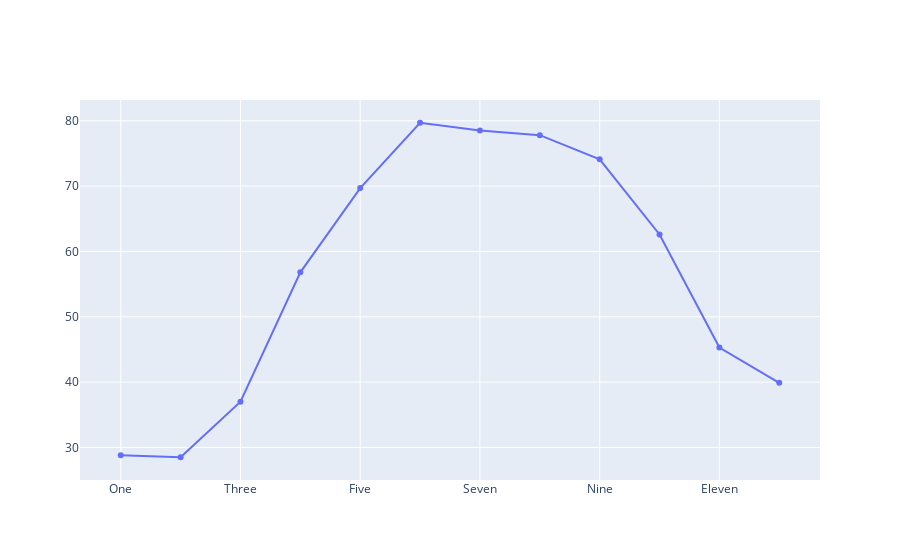

Write notebook code for a chart like this one.
### Code cell
fig.update_layout(
    xaxis = dict(
        tickmode = 'array',
        tickvals = [1, 3, 5, 7, 9, 11],
        ticktext = ['One', 'Three', 'Five', 'Seven', 'Nine', 'Eleven']
    )
)

fig.show()

### Figure 1 — Plotly figure (JSON) as saved in the notebook; plotly's stock layout.template omitted (floating-point values rounded to 4 significant figures)
{"data": [{"type": "scatter", "x": [1, 2, 3, 4, 5, 6, 7, 8, 9, 10, 11, 12], "y": [28.8, 28.5, 37, 56.8, 69.7, 79.7, 78.5, 77.8, 74.1, 62.6, 45.3, 39.9]}], "layout": {"xaxis": {"dtick": 1.75, "tick0": 1.5, "tickmode": "array", "ticktext": ["One", "Three", "Five", "Seven", "Nine", "Eleven"], "tickvals": [1, 3, 5, 7, 9, 11]}}}
